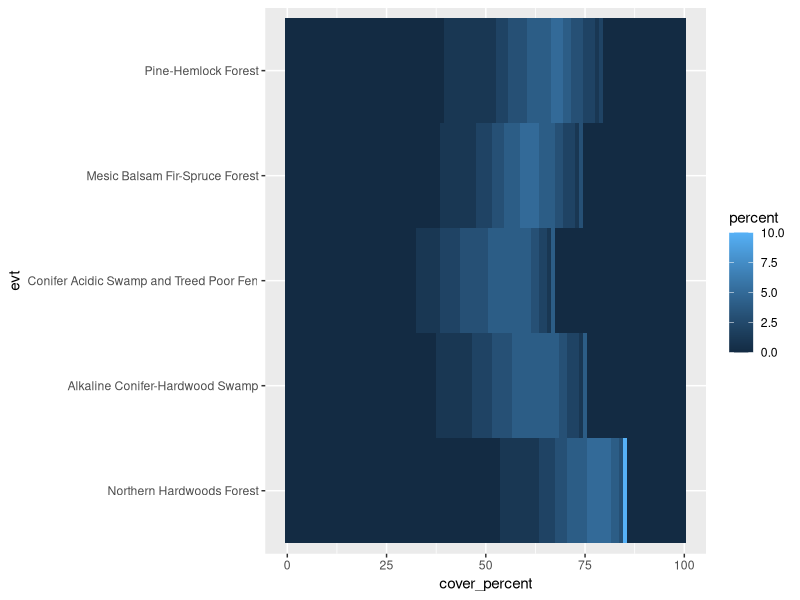
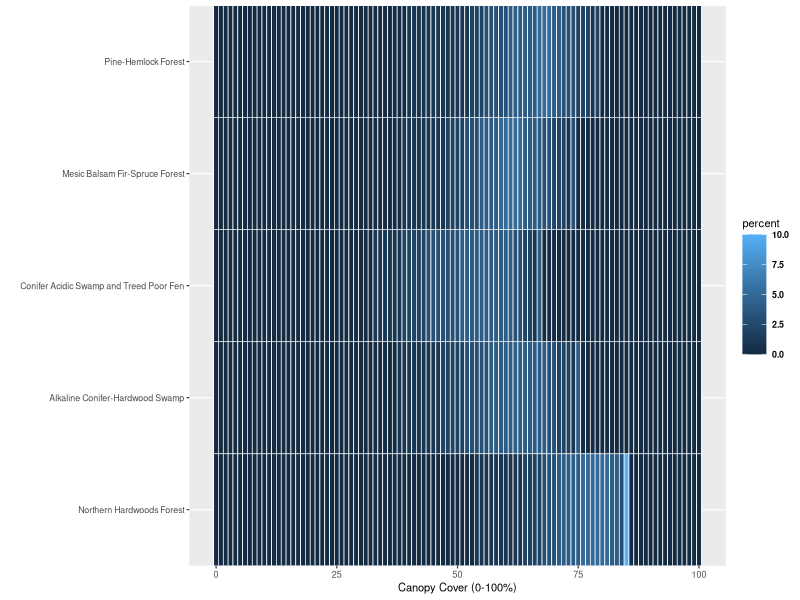
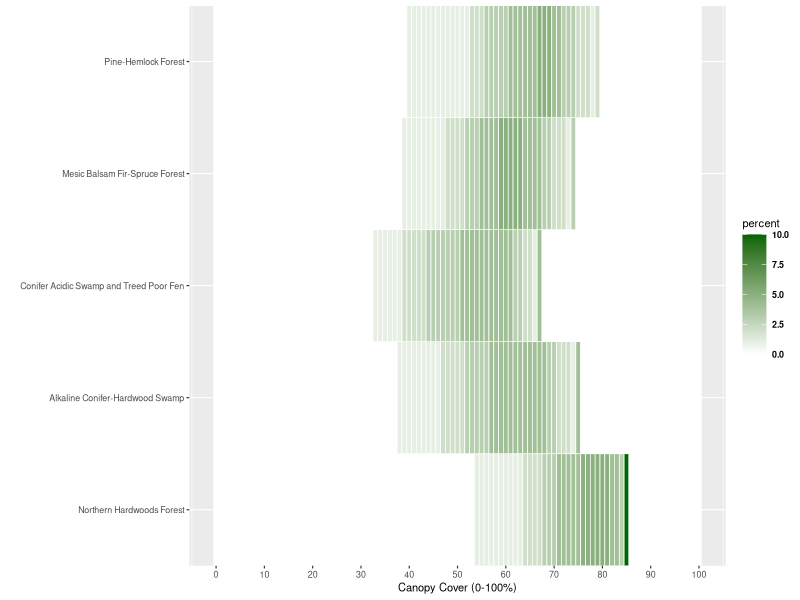
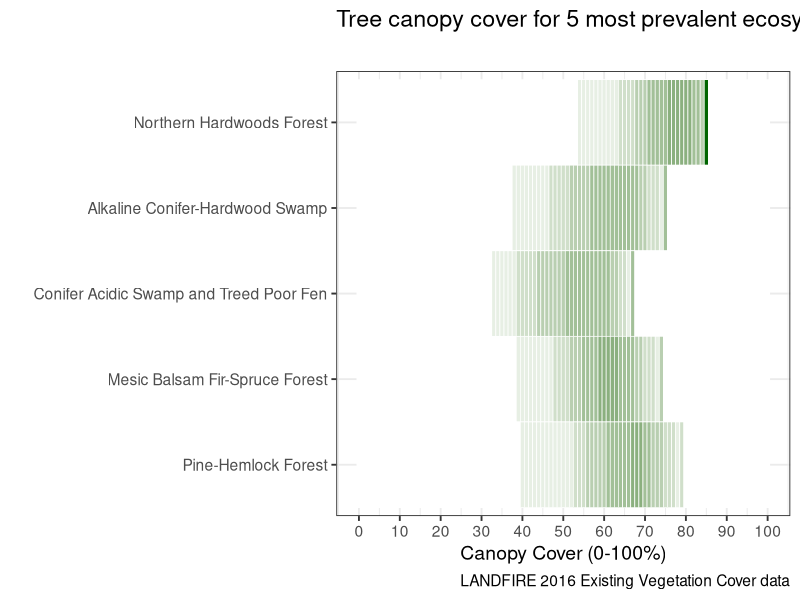
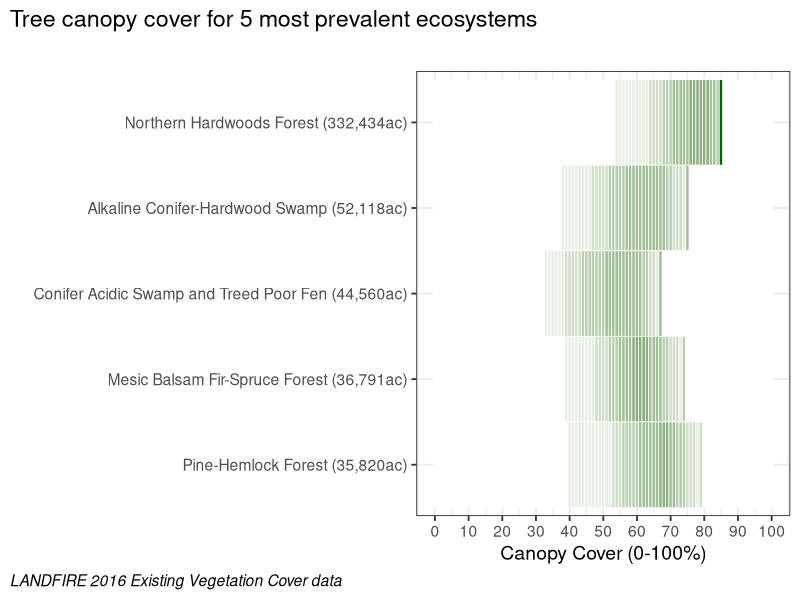

R code for these plots, in order:
## ---- chunk 1
knitr::opts_chunk$set(echo = TRUE)
## ---- chunk 2
library(readr)
library(ggplot2)

evc_evt5 <- read_csv("evc_evt5.csv", col_types = cols(percent = col_number()))


# order EVTs
evc_evt5$evt  <- factor(evc_evt5$evt, levels = c("Northern Hardwoods Forest","Alkaline Conifer-Hardwood Swamp", "Conifer Acidic Swamp and Treed Poor Fen", "Mesic Balsam Fir-Spruce Forest", "Pine-Hemlock Forest"))

evc_evt5[order(evc_evt5$evt), ]

#plot
evc_th1 <-  ggplot(evc_evt5 ,aes(x=cover_percent ,y=evt ,fill=percent))+
      geom_tile()

evc_th1 
## ---- chunk 3
evc_th2  <- ggplot(evc_evt5 ,aes(x=cover_percent ,y=evt ,fill=percent))+
  #add border white colour of line thickness 0.25
  geom_tile(colour="white",size=0.25)+
  #remove x and y axis labels
  labs(x="Canopy Cover (0-100%)",y="")+
  #remove extra space
  scale_y_discrete(expand=c(0,0))+
  #define new breaks on x-axis
  #scale_x_discrete(breaks=c("10", "20", "30", "40", "50", "60", "70", "80", "90")) +
  #set a base size for all fonts
  theme_grey(base_size=8)+
  #theme options
  theme(
    #bold font for legend text
    legend.text=element_text(face="bold"),
    #set thickness of axis ticks
    axis.ticks=element_line(size=0.4),
    #remove plot background
    plot.background=element_blank(),
    #remove plot border
    panel.border=element_blank())

evc_th2 

## ---- chunk 4
evc_th3 <-
evc_th2 + 
  scale_fill_gradient(low="white", high="darkgreen") +
  scale_x_continuous(breaks = seq(from = 0, to = 100, by = 10)) 
  

evc_th3
## ---- chunk 5
evc_th4 <-
  evc_th3 +
  theme_bw(base_size = 14) +
  theme(legend.position = "none") +
  scale_y_discrete(limits = rev(unique(sort(evc_evt5$evt )))) +
  labs(title = "Tree canopy cover for 5 most prevalent ecosystems",
              subtitle = "",
              caption = "LANDFIRE 2016 Existing Vegetation Cover data")

evc_th4 
  
  
## ---- chunk 6


evt_labels <- c("Pine-Hemlock Forest (35,820ac)",
                "Mesic Balsam Fir-Spruce Forest (36,791ac)",
                "Conifer Acidic Swamp and Treed Poor Fen (44,560ac)",
                "Alkaline Conifer-Hardwood Swamp (52,118ac)", 
                 "Northern Hardwoods Forest (332,434ac)")
                  
  
  
evc_th5 <- evc_th4 +
  scale_y_discrete(limits = rev(unique(sort(evc_evt5$evt ))), labels= evt_labels,) +
theme(plot.caption = element_text(hjust = 0, face= "italic"), #Default is hjust=1
        plot.title.position = "plot", #NEW parameter. Apply for subtitle too.
        plot.caption.position =  "plot")
# didn't need to have "rev" in that last line...could've had labels in correct order to begin with
evc_th5


